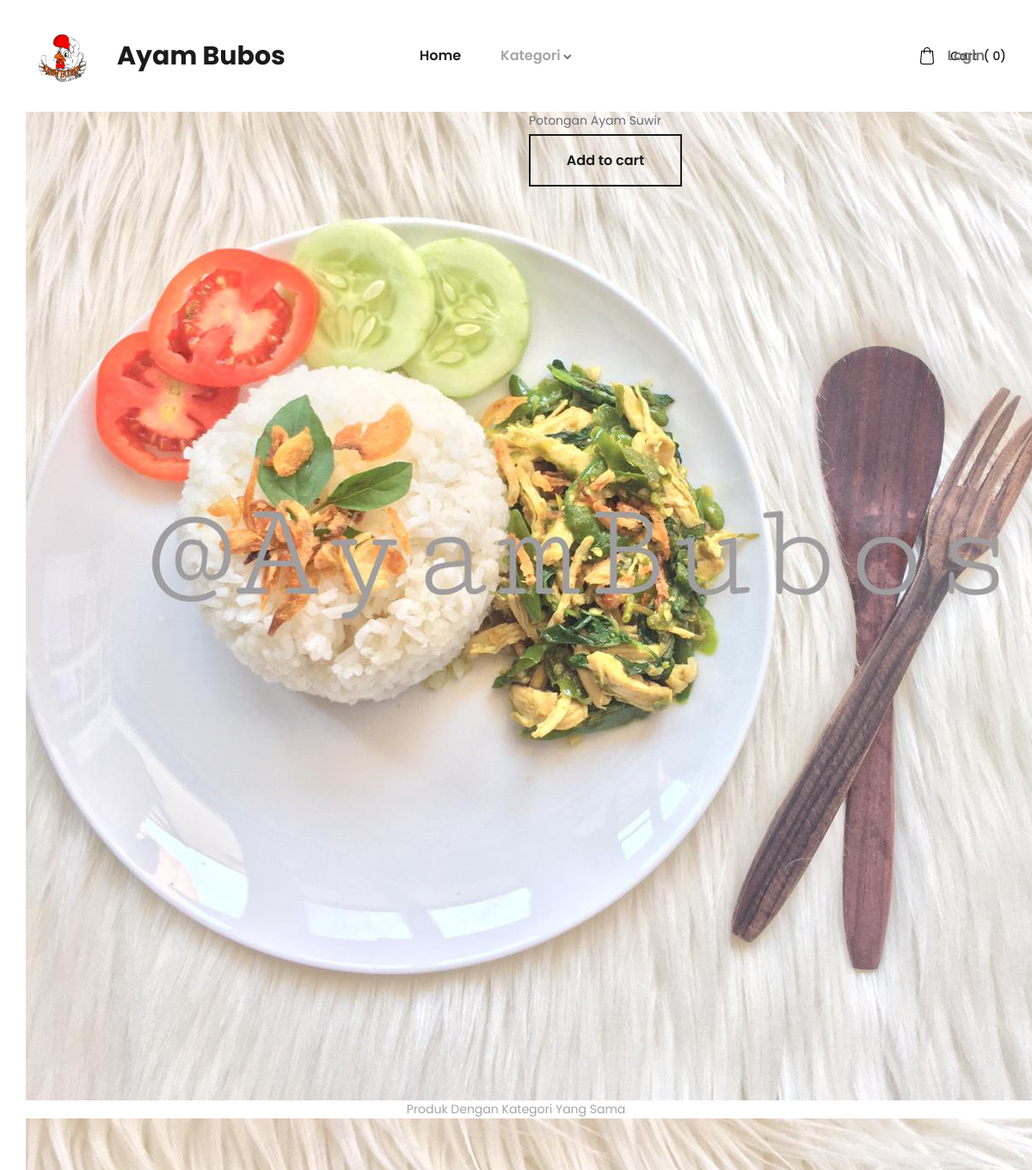
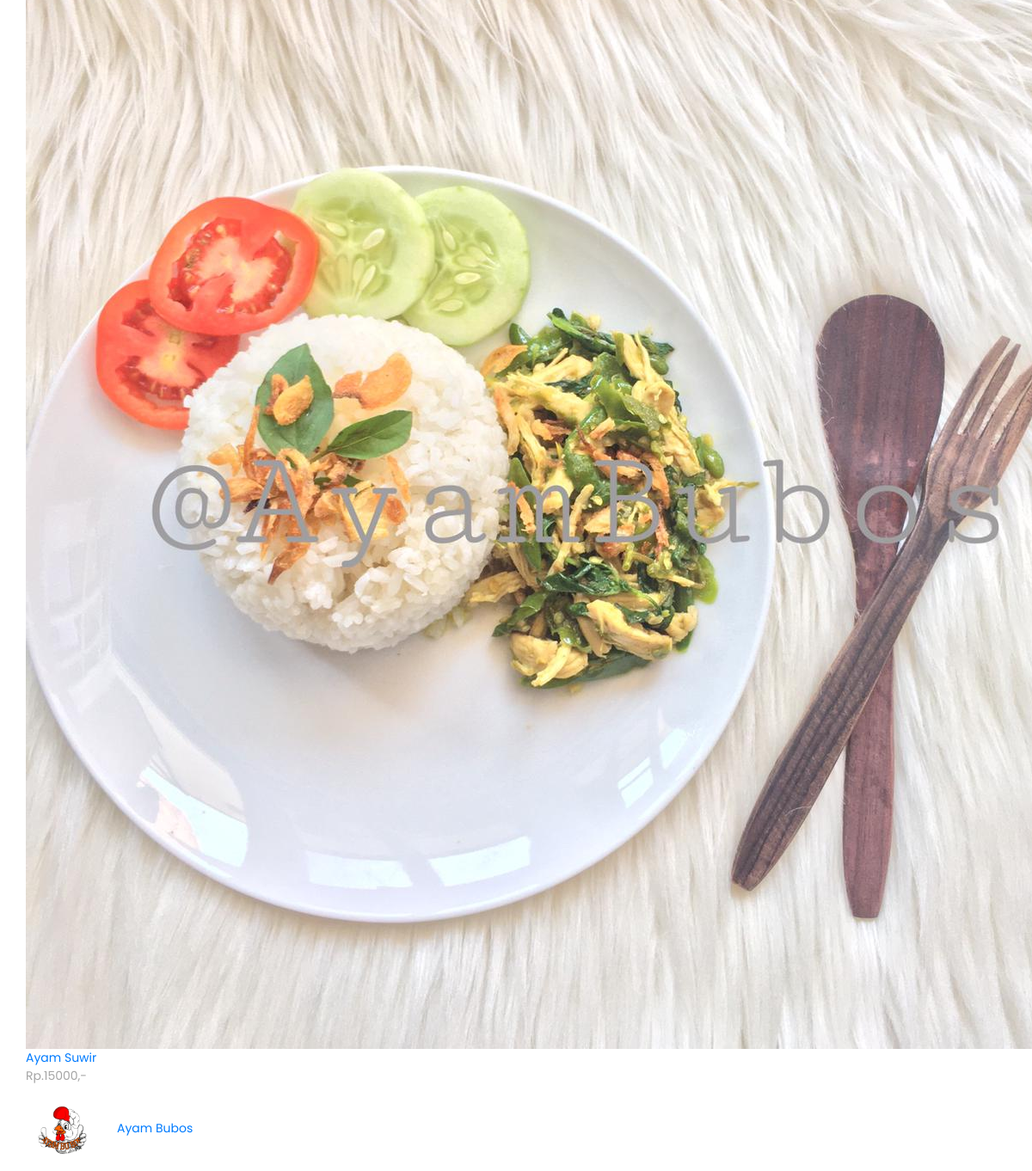
The app's page /product.php?id_makanan=M-1, older data (2 pictures, top to bottom).
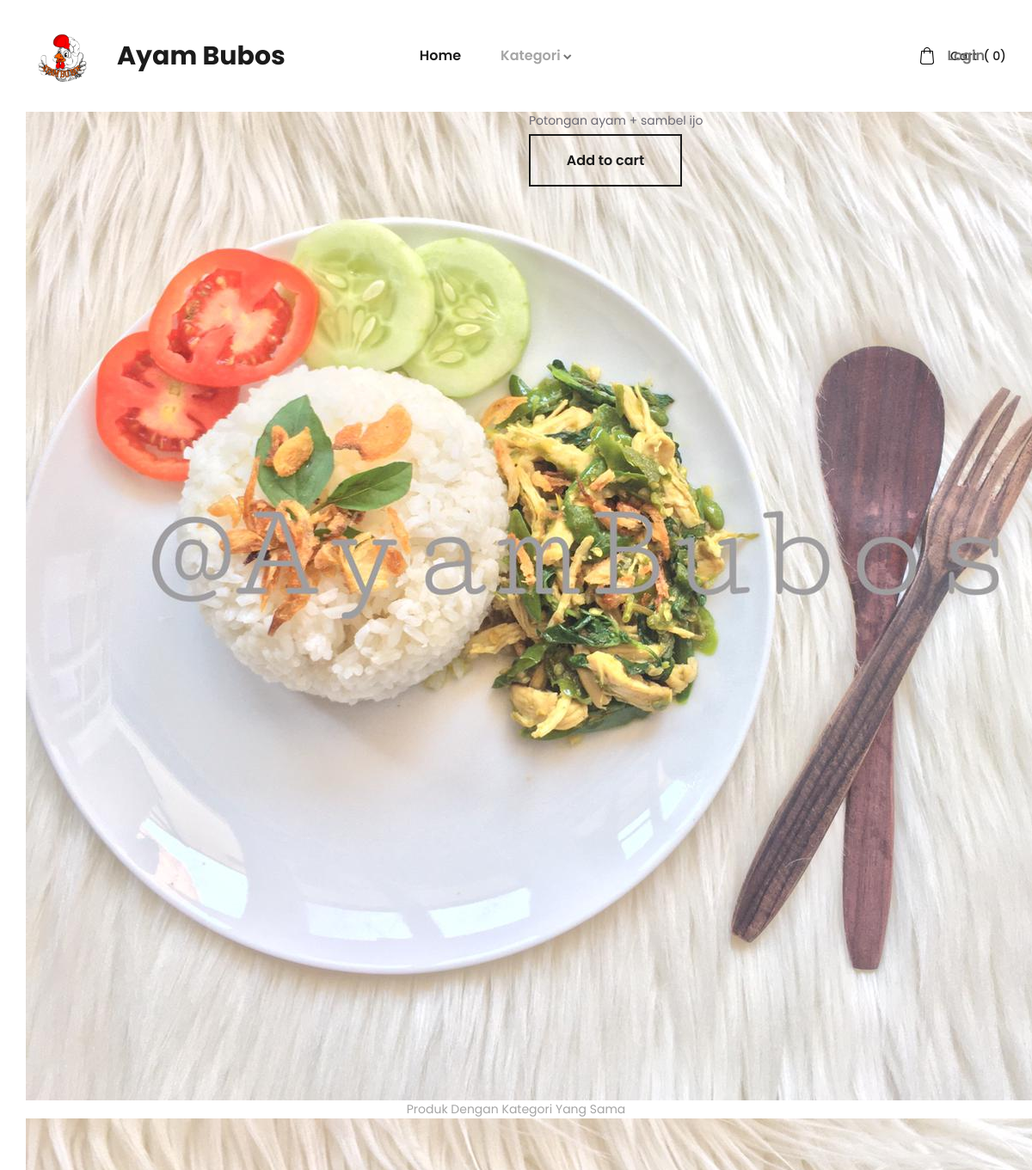
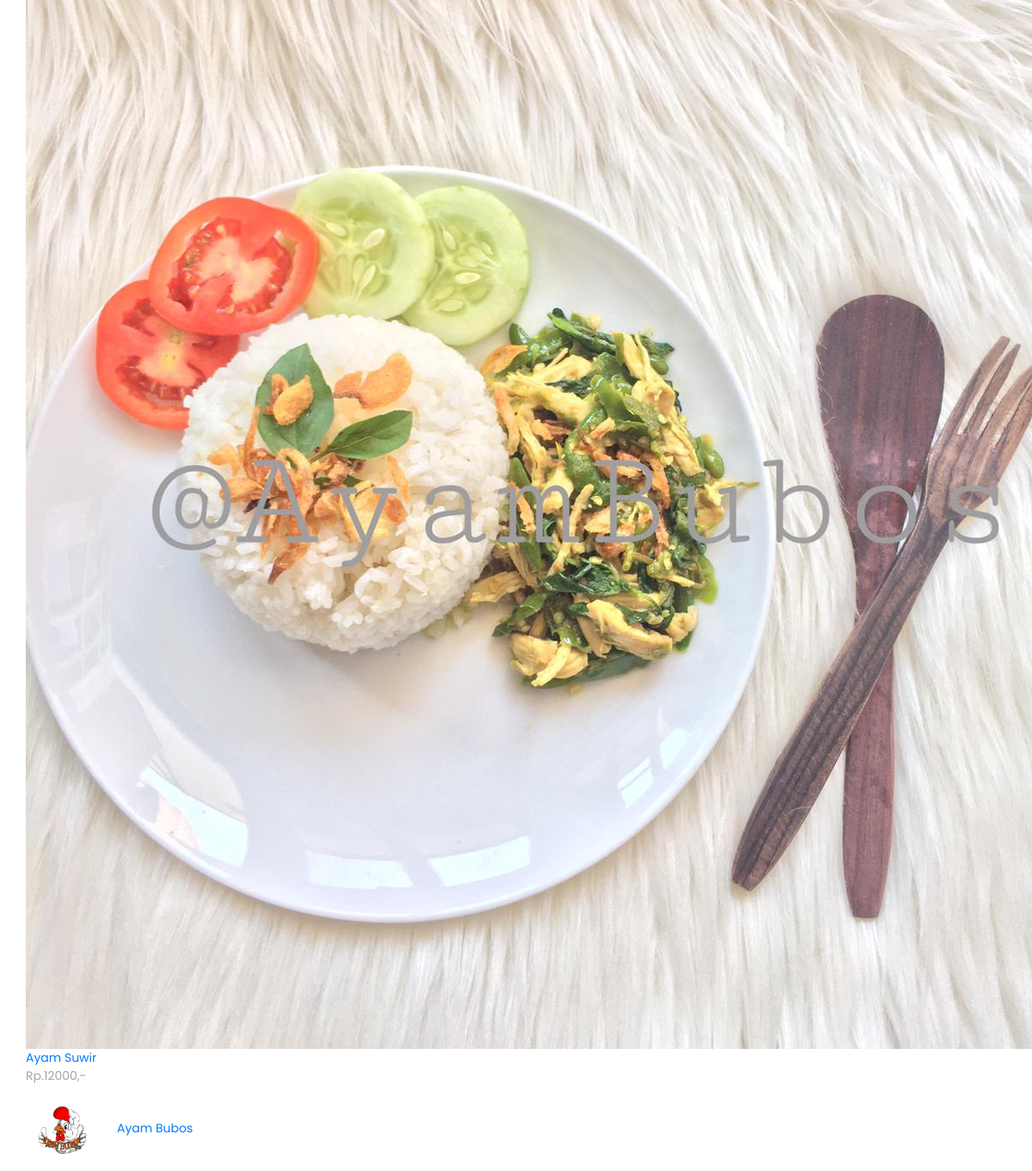
The same page, newer data (2 pictures, top to bottom).
### tables this page shows
CREATE TABLE `makanan` (
  `id_makanan` varchar(50) NOT NULL,
  `nama_makanan` varchar(200) NOT NULL,
  `id_kategori` varchar(20) NOT NULL,
  `stok` int(11) NOT NULL,
  `harga` int(11) NOT NULL,
  `deskripsi` varchar(1000) NOT NULL,
  `gambar` varchar(200) NOT NULL,
  `deleted` tinyint(1) NOT NULL
);

### product.php (the view, shortened to what this page needs)
<!DOCTYPE html>
<html lang="en">
<head>
	<link rel="stylesheet" type="text/css" href="styles/bootstrap4/bootstrap.min.css">
	<link href="plugins/font-awesome-4.7.0/css/font-awesome.min.css" rel="stylesheet" type="text/css">
	<link rel="stylesheet" type="text/css" href="styles/product.css">
	<link rel="stylesheet" href="https://use.fontawesome.com/releases/v5.6.1/css/all.css"
>
</head>
<?php
include 'koneksi/connection.php';
$id_customer = $_SESSION['id_customer'];
$id_makanan = $_GET['id_makanan'];
?>
<body>
	<div class="super_container">
		<header class="header">
			<div class="header_container">
				<div class="container">
					<div class="row">
						<div class="col">
							<div class="header_content d-flex flex-row align-items-center justify-content-start">
							<a class="navbar-brand" href="#">
								<img src="images/logoayam.png" width="90" height="90" alt="">
							</a>
								<div class="logo"><a href="index.php">Ayam Bubos</a></div>
								<nav class="main_nav">
									<ul>
										<li class="active"><a href="index.php">Home</a>
										<li class="hassubs">
											<a>Kategori</a>
										</li>
									</ul>
								</nav>
								<div class="header_extra ml-auto">
									<div class="shopping_cart">
										<a href="cart.php">
											<div>Cart <span>(
													<?php if(isset($_SESSION["nomor"])){ echo $_SESSION["nomor"]; } else{ echo 0;} ?>)</span></div>
										</a>
									</div>
								</div>
							</div>
						</div>
					</div>
				</div>
			</div>
			<div class="header_social">
				<nav class="main_nav">
					<ul>
						<?php if($id_customer == ""){ ?>
						<li><a href="admin/index.php">Login</a>
						<?php } ?>
					</ul>
				</nav>
			</div>
		</header>
		<div class="product_details">
			<div class="container">
				<div class="row details_row">
					<?php
					$query =
					"SELECT * from makanan where id_makanan='$id_makanan'";
					$result = mysqli_query($con, $query);
					$row = mysqli_fetch_assoc($result);
					$kategori = $row['id_kategori'];
				?>
					<div class='col-lg-6'>
						<div class='details_image'>
							<div class='details_image_large'><img src='images/<?php echo $row['gambar'] ?>' alt=''>
							</div>
						</div>
					</div>
					<div class="col-lg-6">
						<div class="details_content">
							<br><br>
							<div class="details_name">
							</div>
							<div class="details_price">Rp.
								<?php echo $row['harga'] ?>,-</div>
							<div class="in_stock_container">
								<div class="availability">Availability:</div>
								<?php if($row['stok'] > 0){ ?>
								<span>In Stock</span>
								<?php } else { ?>
								<span>
									<font color="red">Sold Out</font>
								</span>
								<?php } ?>
							</div>
							<div class="details_text">
								<p>
									<?php echo $row['deskripsi'] ?>
								</p>
							</div>
							<?php if($row['stok'] > 0){ ?>
							<div class="product_quantity_container">
								<div class="button cart_button"><a href="process/update-cart.php?id_buku=<?php echo $id_makanan; ?>">Add to cart</a></div>
							</div>
							<?php } ?>
						</div>
					</div>
				</div>
			</div>
		</div>
		<div class="products">
			<div class="container">
				<div class="row">
					<div class="col text-center">
						<div class="products_title">Produk Dengan Kategori Yang Sama</div>
					</div>
				</div>
				<div class="row">
					<div class="col">
						<div class="product_grid">
							<?php
								$query =
								"SELECT * from makanan WHERE id_kategori='$kategori' AND id_makanan='$id_makanan'";
								$result = mysqli_query($con, $query);
								if (mysqli_num_rows($result) > 0)
								{
									while($row = mysqli_fetch_assoc($result))
									{
										echo "
										<div class='product'>
											<div class='product_image'><img src='images/". $row['gambar'] ."' alt=''></div>
											<div class='product_content'>
												<div class='product_title'><a href='product.php?id_makanan=$id_makanan'>".$row['nama_makanan']."</a></div>
												<div class='product_price'>Rp.".$row['harga'].",-</div>
											</div>
										</div>
										";
									}
								}
                            ?>
						</div>
					</div>
				</div>
			</div>
		</div>
		<?php include("partials/footer.php"); ?>

### partials/footer.php (shortened to what this page needs)
		<footer class="footer">
			<div class="container">
				<div class="row">
					<div class="col">
						<div class="footer_content d-flex flex-lg-row flex-column align-items-center justify-content-lg-start justify-content-center">
							<a class="navbar-brand" href="#">
								<img src="images/logoayam.png" width="90" height="90" alt="">
							</a>
							<div class="footer_logo"><a href="index.php">Ayam Bubos</a></div>
						</div>
					</div>
				</div>
			</div>
		</footer>
	</div>
</body>
</html>

### styles/product.css (style rules this page uses)
* { margin: 0; padding: 0; -webkit-font-smoothing: antialiased; -webkit-text-shadow: rgba(0, 0, 0, .01) 0 0 1px; text-shadow: rgba(0, 0, 0, .01) 0 0 1px; scroll-behavior: smooth; }
body { font-family: 'Poppins', sans-serif; font-size: 14px; font-weight: 400; background: #FFFFFF; color: #a5a5a5; }
div { display: block; position: relative; -webkit-box-sizing: border-box; -moz-box-sizing: border-box; box-sizing: border-box; }
ul { list-style: none; margin-bottom: 0px; }
p { font-family: 'Poppins', sans-serif; font-size: 14px; line-height: 2.14; font-weight: 400; color: #6c6a74; -webkit-font-smoothing: antialiased; -webkit-text-shadow: rgba(0, 0, 0, .01) 0 0 1px; text-shadow: rgba(0, 0, 0, .01) 0 0 1px; }
p:last-of-type { margin-bottom: 0; }
a, a:hover, a:visited, a:active, a:link { text-decoration: none; -webkit-font-smoothing: antialiased; -webkit-text-shadow: rgba(0, 0, 0, .01) 0 0 1px; text-shadow: rgba(0, 0, 0, .01) 0 0 1px; }
.super_container { width: 100%; overflow: hidden; }
.button { width: 178px; height: 61px; background: none; text-align: center; border: solid 2px #1b1b1b; overflow: hidden; cursor: pointer; }
.button a { display: block; position: relative; font-size: 16px; font-weight: 600; line-height: 57px; color: #1b1b1b; background: none; z-index: 1; -webkit-transition: all 200ms ease; -moz-transition: all 200ms ease; -ms-transition: all 200ms ease; -o-transition: all 200ms ease; transition: all 200ms ease; }
.button::after { content: ''; position: absolute; top: 0; left: 0; width: 150%; height: 100%; background: #FFFFFF; z-index: 0; opacity: 0; -webkit-transform: rotate3d(0, 0, 1, -45deg) translate3d(0, -3em, 0); transform: rotate3d(0, 0, 1, -45deg) translate3d(0, -3em, 0); -webkit-transform-origin: 0% 100%; transform-origin: 0% 100%; -webkit-transition: -webkit-transform 0.3s, opacity 0.3s, background-color 0.3s; transition: transform 0.3s, opacity 0.3s, background-color 0.3s; }
.header { display: block; position: fixed; top: 0; left: 0; width: 100%; z-index: 100; }
.header_container { width: 100%; z-index: 1; background: #FFFFFF; }
.header_content { width: 100%; height: 130px; -webkit-transition: all 200ms ease; -moz-transition: all 200ms ease; -ms-transition: all 200ms ease; -o-transition: all 200ms ease; transition: all 200ms ease; }
.logo a { font-size: 30px; font-weight: 700; color: #1b1b1b; -webkit-transition: all 200ms ease; -moz-transition: all 200ms ease; -ms-transition: all 200ms ease; -o-transition: all 200ms ease; transition: all 200ms ease; }
.main_nav { margin-left: 156px; }
.main_nav>ul>li { display: inline-block; position: relative; }
.main_nav>ul>li:not(:last-child) { margin-right: 46px; }
.main_nav>ul>li>a { font-size: 16px; font-weight: 600; color: #767676; -webkit-transition: all 200ms ease; -moz-transition: all 200ms ease; -ms-transition: all 200ms ease; -o-transition: all 200ms ease; transition: all 200ms ease; }
.main_nav>ul>li>a:hover, .main_nav>ul>li.active>a { color: #1b1b1b; }
.main_nav ul li.hassubs::after { position: absolute; top: 50%; -webkit-transform: translateY(-50%); -moz-transform: translateY(-50%); -ms-transform: translateY(-50%); -o-transform: translateY(-50%); transform: translateY(-50%); left: calc(100% + 3px); font-family: 'FontAwesome'; font-size: 10px; content: '\f078'; color: #767676; }
.main_nav ul li:hover::after, .main_nav ul li.active::after { color: #1b1b1b; }
.shopping_cart { display: inline-block; }
.shopping_cart a svg { display: inline-block; width: 20px; height: 20px; vertical-align: middle; -webkit-transition: all 200ms ease; -moz-transition: all 200ms ease; -ms-transition: all 200ms ease; -o-transition: all 200ms ease; transition: all 200ms ease; }
.shopping_cart a div { display: inline-block; vertical-align: middle; font-size: 14px; font-weight: 500; color: #1b1b1b; margin-left: 13px; -webkit-transition: all 200ms ease; -moz-transition: all 200ms ease; -ms-transition: all 200ms ease; -o-transition: all 200ms ease; transition: all 200ms ease; }
.shopping_cart a div span { margin-left: 4px; }
.header_social { position: absolute; top: 50%; -webkit-transform: translateY(-50%); -moz-transform: translateY(-50%); -ms-transform: translateY(-50%); -o-transform: translateY(-50%); transform: translateY(-50%); right: 60px; z-index: 1; margin-right: -5px; }
.header_social ul li { display: inline-block; }

Row changes from the older to the newer data that the page shows:
changed makanan "Ayam Suwir": deskripsi "Potongan Ayam Suwir" → "Potongan ayam + sambel ijo"; harga "15000" → "12000"
